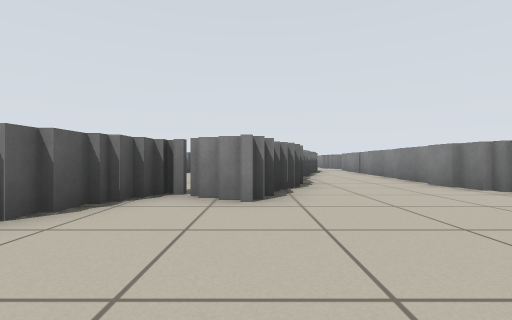
view 1 (above)

24 first-person views from a walk through a world built for the Player/Stage simulator. The camera is 0.5 m above the floor, looks level and sees 85° across. The lines on the ground mark 1 m squares. The floor is counted in squares, 1 m on a side. Each view is taken from the middle of a square. On the plan, view 1 faces up. The plan holds only what a view shows up to about 9 squares ahead; the rest is blank. The place goes on beyond the plan. Robots are left out.

view 2
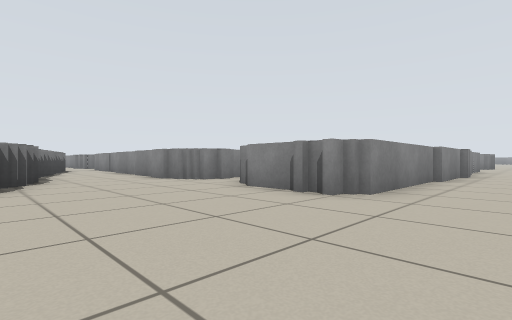

view 3
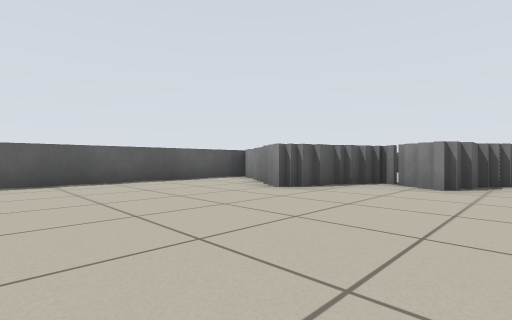

view 4
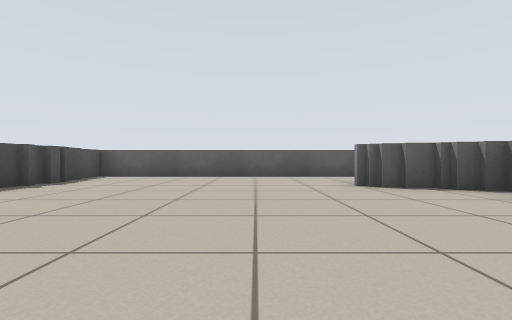

view 5
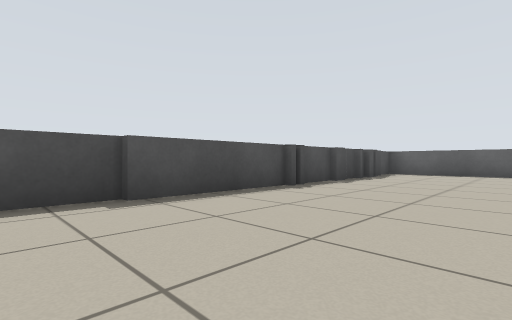

view 6
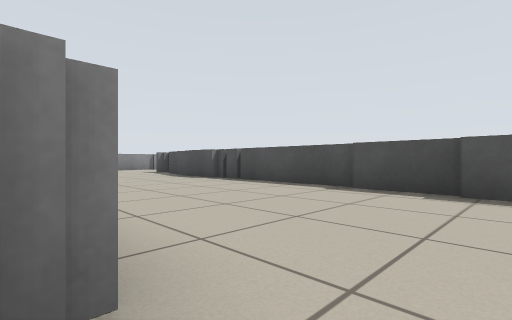

view 7
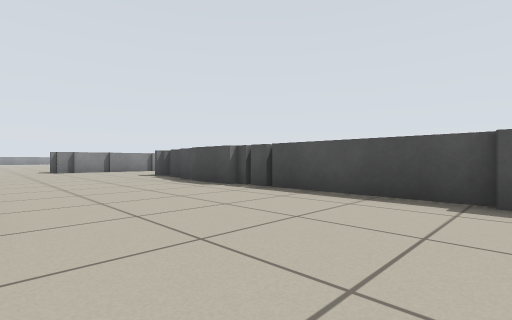

view 8
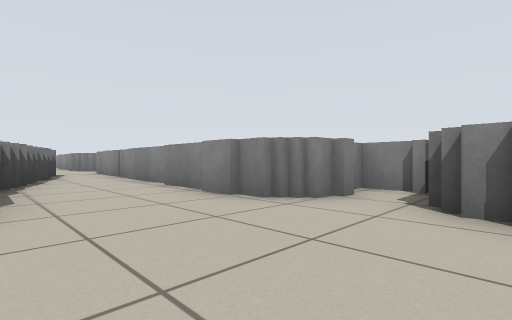

view 9
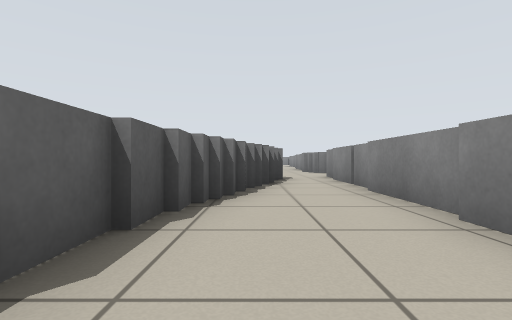

view 10
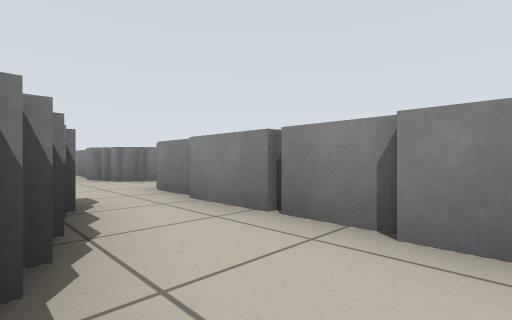

view 11
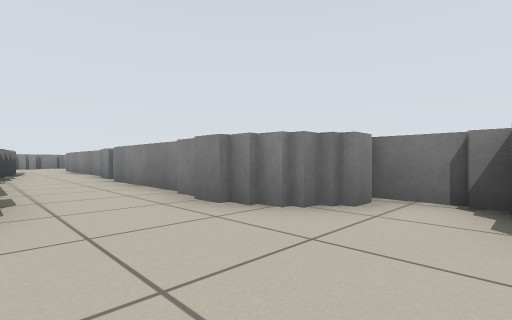

view 12
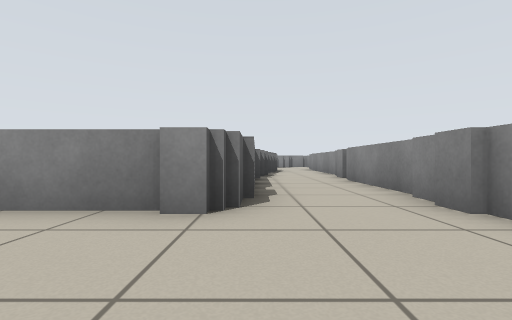

view 13
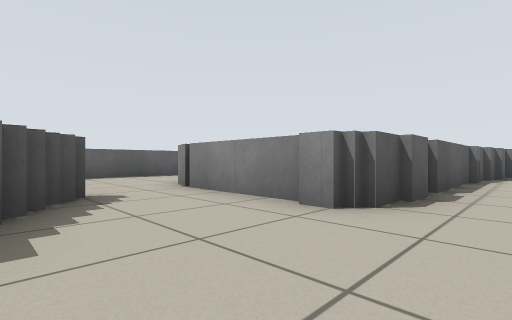

view 14
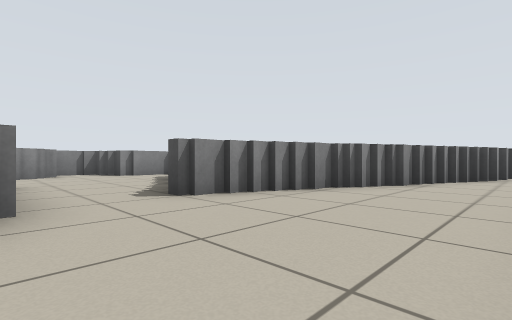

view 15
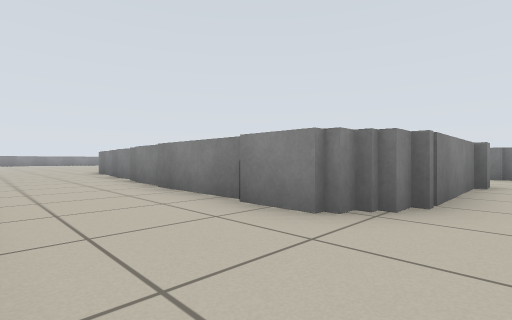

view 16
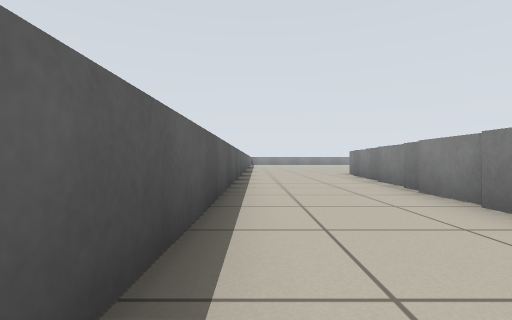

view 17
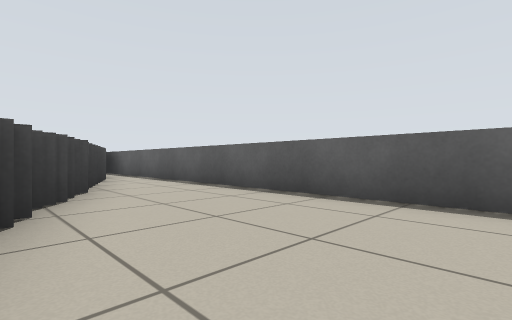

view 18
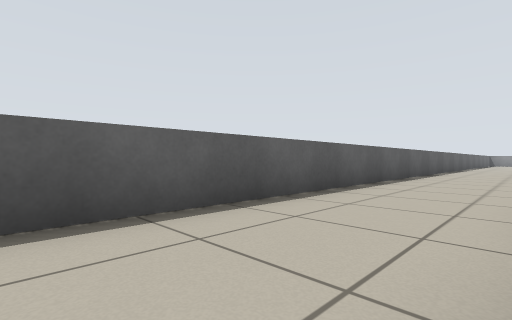

view 19
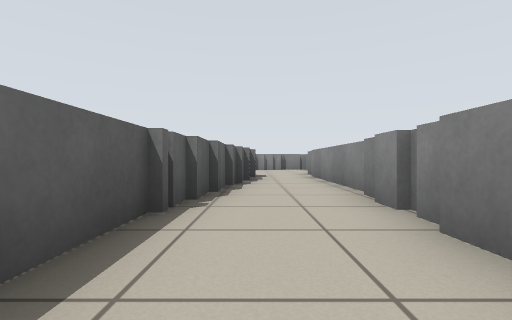

view 20
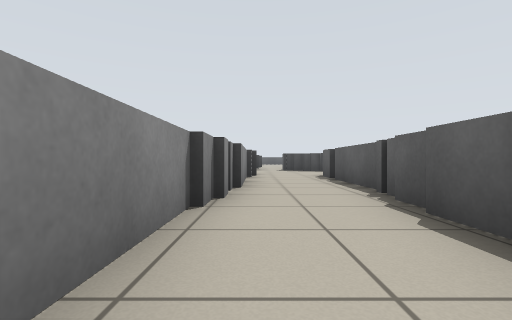

view 21
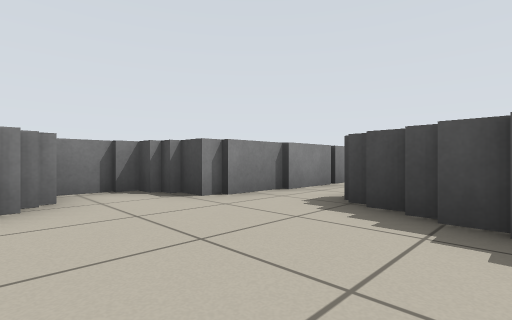

view 22
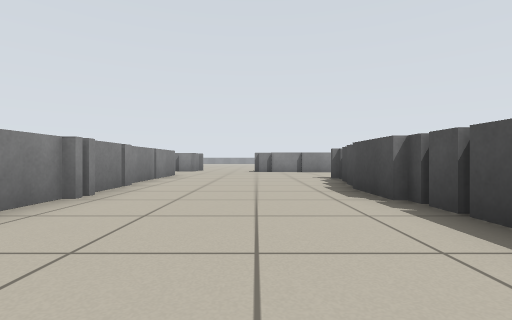

view 23
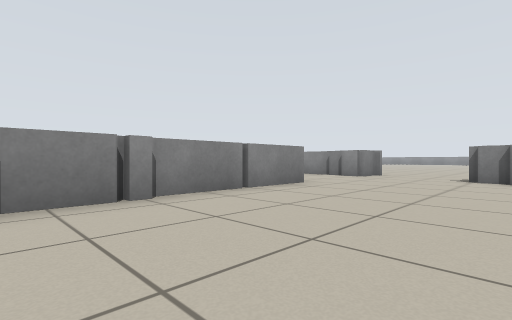

view 24
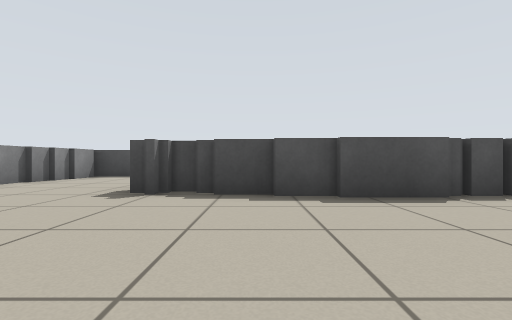

### Floor plan
Key: @ floor where view 1 was taken; # wall or solid block; . floor; = window, fence, low wall or low ledge.
Columns run from 6 left of view 1 to 19 right of it. Each row starts with its distance up from view 1.
 26 =...=    =.#
 25 =...=   =..#
 24 =...#   =..#
 23 =...#   =..=
 22 =...=   =..#
 21 =...=   =..=
 20 =...=   =..=
 19 =...=   =..=
 18 =..==   =..=
 17 =...=###=.==
 16 =..........##
 15 =....=......#
 14 =...===....=#
 13 =...#  ==.===
 12 =..==   =.==
 11 =..=    =.==
 10 =..=    =.==
  9 =.==   =..#=
  8 =.=    =..#
  7 =.=    =..#
  6   =  .==..#
  5      .=...#=
  4 ==  ==#...==#
  3 =.===......=#
  2 =...=.....#=
  1 =.........=        ==
  0 =.....@...############..=#
 -1 =.........................
 -2 =.........................
 -3 =.......................==
 -4 =.......................#
 -5 ==################=.=..
 -6            ========#=...
 -7                      ..=
 -8                      ..=
 -9                       .=
-10                       ==

Positions as (right, up) in squares from view 1, and headings:
1: (0, 0), facing up
2: (0, -2), facing up-right
3: (1, -2), facing up-left
4: (3, 0), facing left
5: (5, -1), facing down-left
6: (3, 0), facing down-right
7: (5, -1), facing down-right
8: (1, 2), facing up-right
9: (2, 5), facing up
10: (2, 9), facing up-right
11: (2, 14), facing up-right
12: (2, 14), facing up
13: (3, 14), facing up-left
14: (-5, 17), facing down-right
15: (-5, 16), facing up-right
16: (-5, 18), facing up
17: (-2, 16), facing down-left
18: (-3, 17), facing up-left
19: (3, 19), facing up
20: (4, 26), facing down
21: (1, 16), facing down-right
22: (6, -3), facing right
23: (10, -4), facing up-right
24: (12, -1), facing down
